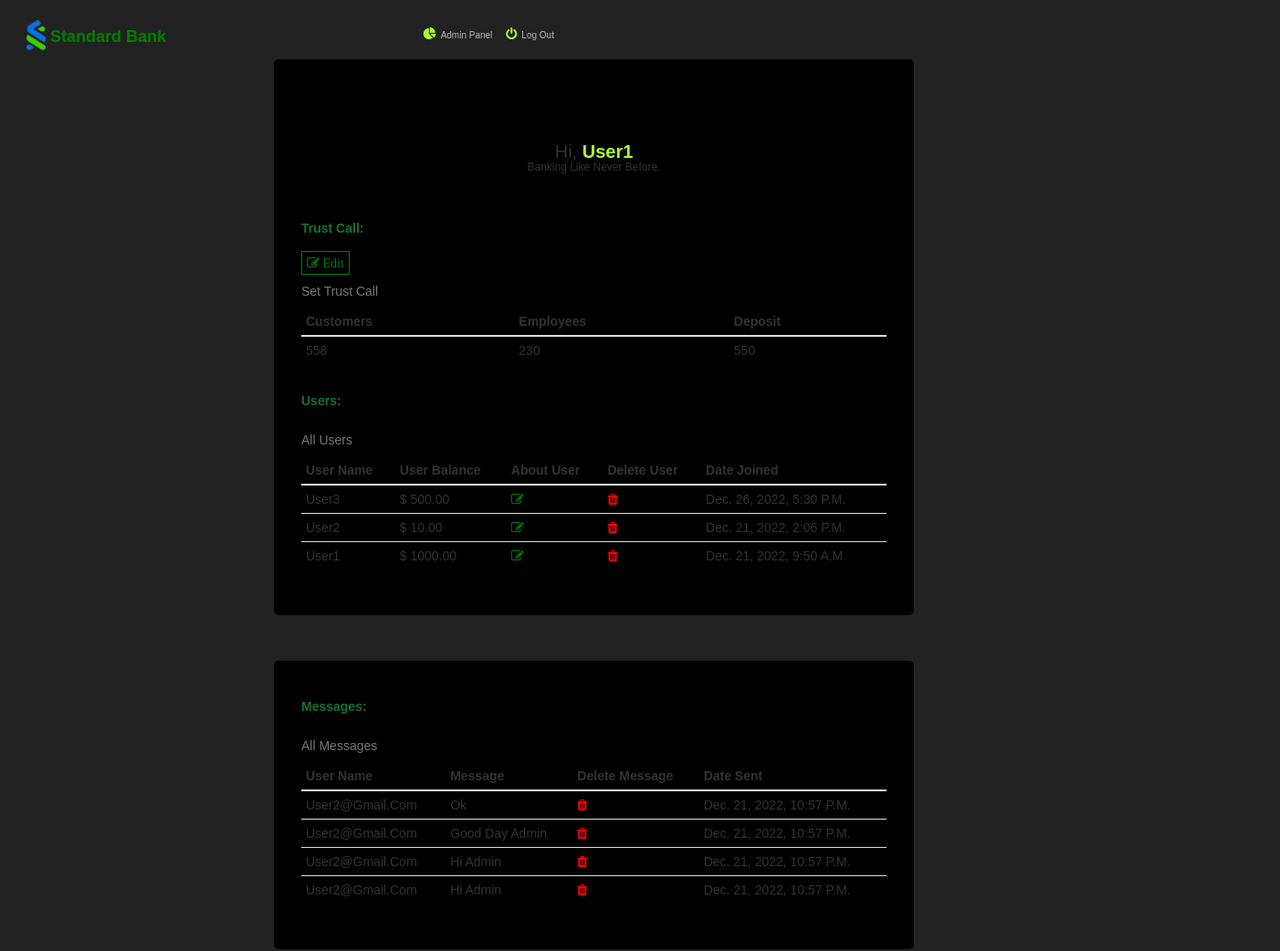
Before: /admin_panel/ (signed in, upper part) with the older database file.
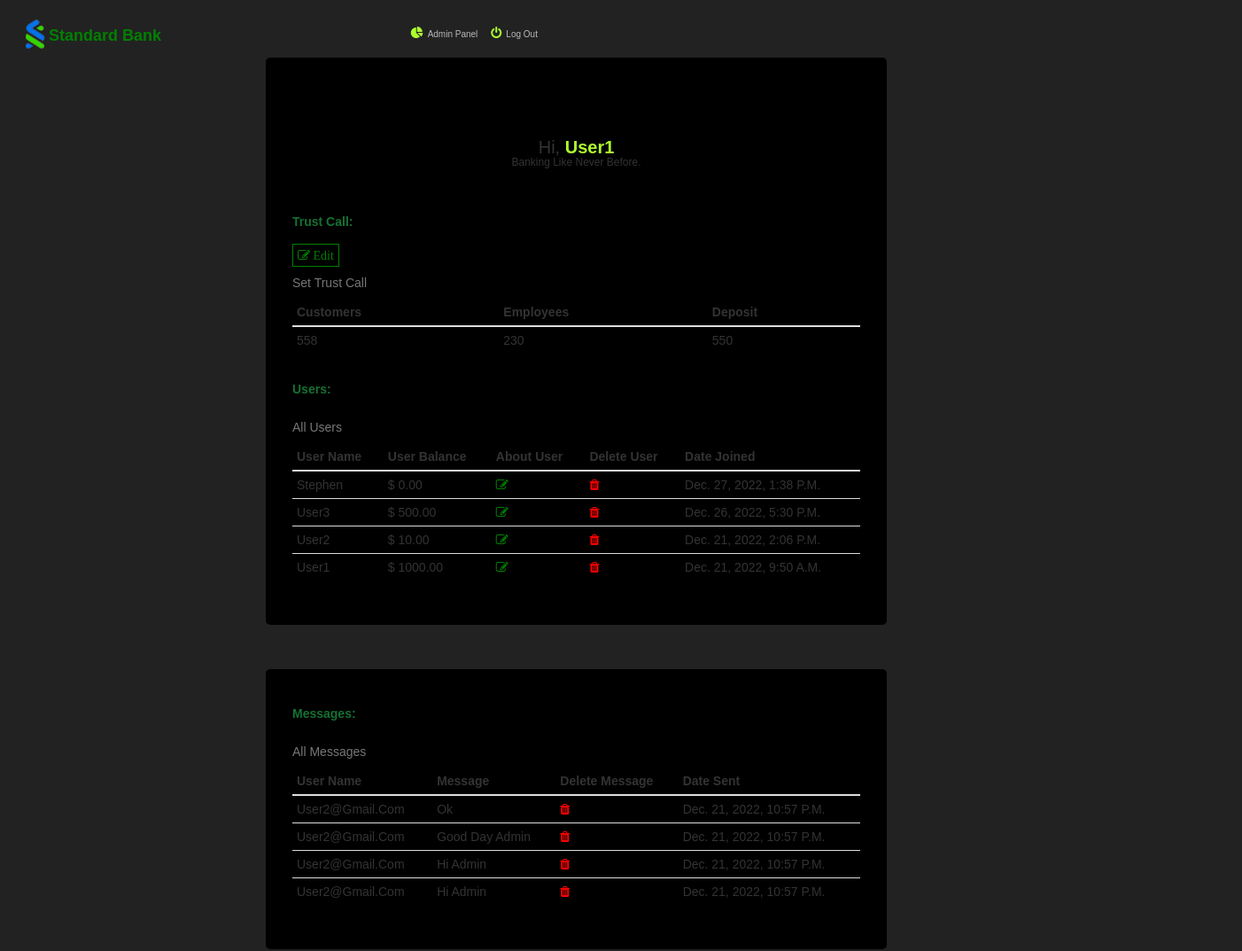
After: the same page with the newer database file.
### App/models.py (models this page shows, shortened)
class TrustCall(models.Model):
    customers = models.IntegerField(default=528, null=True)
    employees = models.IntegerField(default=1530, null=True)
    deposit = models.IntegerField(default=50, null=True)

class Users(models.Model):
    name = models.ForeignKey(User, on_delete=models.CASCADE, null=True)
    date_of_birth = models.DateTimeField(null=True)
    date_joined = models.DateTimeField(verbose_name="date joined", auto_now_add=True)
    phone_number = models.IntegerField(null=True)
    gender = models.CharField(max_length=10, null=True)
    status = models.CharField(max_length=20, null=True)
    address = models.TextField(null=False)
    account_number = models.IntegerField(null=True, default=110)
    balance = models.IntegerField(default=0, null=True)
    image = models.ImageField(null=True)

class Message(models.Model):
    name = models.ForeignKey(User, on_delete=models.CASCADE, null=True)
    message = models.TextField()
    email = models.EmailField()
    sent_time = models.DateTimeField(verbose_name="last login", auto_now=True)

### App/views.py (the view)
# urls.py: path('admin_panel/', views.admin_panel, name='admin_panel'),
@login_required(login_url='user_login')
def admin_panel(request):
    contact = Contact.objects.all().order_by('-id')
    users = Users.objects.all().order_by('-id')
    message = Message.objects.all().order_by('-id')
    loan = Loan.objects.all().order_by('-id')
    payment = Payment.objects.all().order_by('id')
    trustcall = TrustCall.objects.all()
    context = {
        'users': users,
        'message': message,
        'loan': loan,
        'trustcall': trustcall,
        'payment': payment,
        'contact': contact,
    }
    return render(request, 'admin-panel.html', context)

### templates/admin-panel.html (shortened to what the changed rows need)
{% load static %}
<!DOCTYPE html>
<html lang="en">
<head>
    <link rel="stylesheet" type="text/css" href="{% static 'css/css.css'%}">
    <link rel="stylesheet" type="text/css" href="{% static 'css/media.css'%}">
    <link rel="stylesheet" href="{% static 'bootstrap/css/bootstrap.min.css'%}">
    <link rel="stylesheet" href="{% static 'font-awesome/css/font-awesome.min.css'%}">
</head>
<body onload="slider()">
    <div class="bg">
        <div class="board">
            <div class="banner2-content" id="banner2-content">
                <div class="banner2-contents">
                    <div class="contact">
                        <table class="table table-condensed">
                            <caption>set trust call</caption>
                            <thead>
                                <tr>
                                    <th>customers</th>
                                    <th>employees</th>
                                    <th>deposit</th>
                                </tr>
                            </thead>
                            <tbody>
                                {% for trustcall in trustcall %}
                                <tr>
                                    <div>
                                        <td>{{trustcall.customers}}</td>
                                        <td>{{trustcall.employees}}</td>
                                        <td>{{trustcall.deposit}}</td>
                                    </div>
                                    <div>
                                        <a href="{% url 'edit_trustcall' trustcall.id %}">
                                            <i class="fa fa-edit" style="color:green;border:1px solid green;padding:5px"> edit</i>
                                        </a>
                                    </div>
                                </tr>
                                {% endfor %}
                            </tbody>
                        </table>
                        <table class="table table-condensed">
                            <caption>all users</caption>
                            <thead>
                                <tr>
                                    <th>User Name</th>
                                    <th>User balance</th>
                                    <th>about user</th>
                                    <th>Delete user</th>
                                    <th>Date Joined</th>
                                </tr>
                            </thead>
                            <tbody>
                                {% for users in users %}
                                <tr>
                                    <td>{{users.name}}</td>
                                    <td>$ {{users.balance}}.00</td>
                                    <td><a href="{% url 'edit' users.id %}"><i class="fa fa-edit" style="color:green;"></i></a></td>
                                    <td><a href="{% url 'delete' users.id %}"><i class="fa fa-trash" style="color:red;"></i></a></td>
                                    <td>{{users.date_joined}}</td>
                                </tr>
                                {% endfor %}
                            </tbody>
                        </table>
                    </div>
                </div>
            </div>
            <div class="banner2-content" id="banner2-content">
                <div class="contact">
                    <table class="table table-condensed">
                        <caption>all messages</caption>
                        <thead>
                            <tr>
                                <th>User Name</th>
                                <th>message</th>
                                <th>Delete message</th>
                                <th>Date sent</th>
                            </tr>
                        </thead>
                        <tbody>
                            {% for message in message %}
                            <tr>
                                <td>{{message.email}}</td>
                                <td>{{message.message}}</td>
                                <td><a href="{% url 'delete_message' message.id %}"><i class="fa fa-trash" style="color:red;"></i></a></td>
                                <td>{{message.sent_time}}</td>
                            </tr>
                            {% endfor %}
                        </tbody>
                    </table>
                </div>
            </div>
        </div>
    </div>
</body>
</html>

Changed rows visible on the page:
added Users: name "Stephen", balance "0", date_joined "Dec. 27, 2022, 1:38 P.m."
